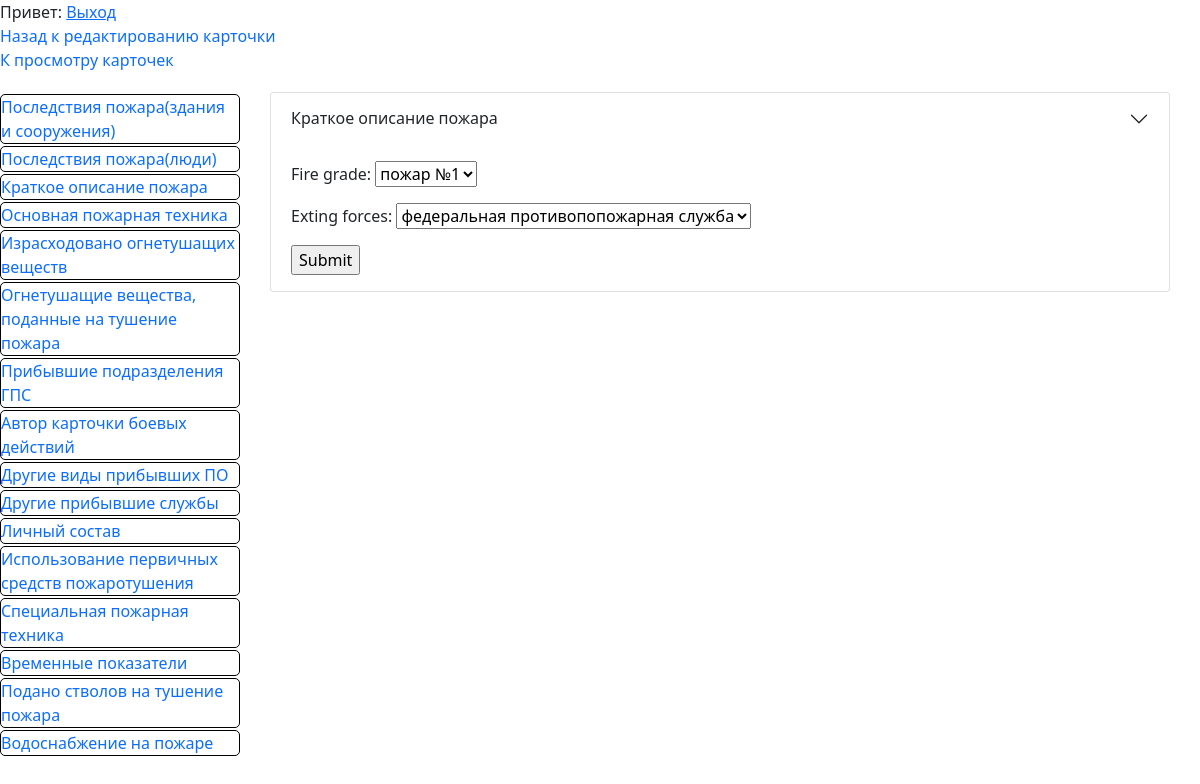
/card/1/fire-descr (signed in), run on the app's committed database.
### fire/models.py (models this page shows)
class FireDescr(models.Model):
    fire_choices = [
        ("fire_rank_1", "пожар №1"),
        ("fire_rank_2", "пожар №2"),
    ]
    exting_forces_choices = [(
        "federal fire service",
        "федеральная противопопожарная служба",
        )
    ]
    card_id = models.OneToOneField(
        GeneralData, on_delete=models.CASCADE, primary_key=True
    )
    fire_grade = models.CharField(
        max_length=300, null=False, blank=False, choices=fire_choices
    )
    exting_forces = models.CharField(
        max_length=300, null=False, blank=False, choices=exting_forces_choices
    )

### fire/views.py (the view)
# urls.py: path('card/<int:card_id>/fire-descr', views.fire_descr, name="fire-descr"),
def fire_descr(request, card_id):
    gd = get_object_or_404(GeneralData, card_id=card_id)
    firedescr = getattr(gd, "firedescr", None)
    if request.method == "POST":
        form = FireDescrForm(
            data=request.POST, initial={"card_id": gd}, instance=firedescr
        )
        if form.is_valid():
            new_firedescr = form.save(commit=False)
            if firedescr is None:
                new_firedescr.card_id = gd
            new_firedescr.save()
            return HttpResponseRedirect(resolve_url("fire-descr", card_id=card_id))
        else:
            return render(
                request, "fire_descr.html", context={"form": form, "card_id": card_id}
            )
    else:
        form = FireDescrForm(instance=firedescr)
    return render(
        request, "fire_descr.html", context={"form": form, "card_id": card_id}
    )

### fire/forms.py
class FireDescrForm(ModelForm):
    class Meta:
        model = FireDescr
        exclude = [
            "card_id",
        ]

### fire/templates/fire_descr.html (shortened to what this page needs)
{% extends 'base_card.html' %}
{% block card_info %}
<div class="accordion-item">
    <h2 class="accordion-header" id="panelsStayOpen-headingThree">
      <button
        class="accordion-button collapsed"
        type="button"
      >
        Краткое описание пожара
      </button>
    </h2>
    <div
      id="panelsStayOpen-collapseThree"
    >
      <div class="accordion-body">
        <form
        action={% url 'fire-descr' card_id %} method="POST">
        {{ form.as_p }}
        <input type="submit" value="Submit">
      </form>
      </div>
    </div>
  </div>
  {% endblock card_info %}

### fire/static/main_style.css (style rules this page uses)
* { font-family: Noto Sans, sans-serif !important; }

### fire/static/style.css (style rules this page uses)
* { font-family: Noto Sans, sans-serif !important; }

### data on the page
FireDescr: fire_grade "пожар №1", exting_forces "федеральная противопопожарная служба"
